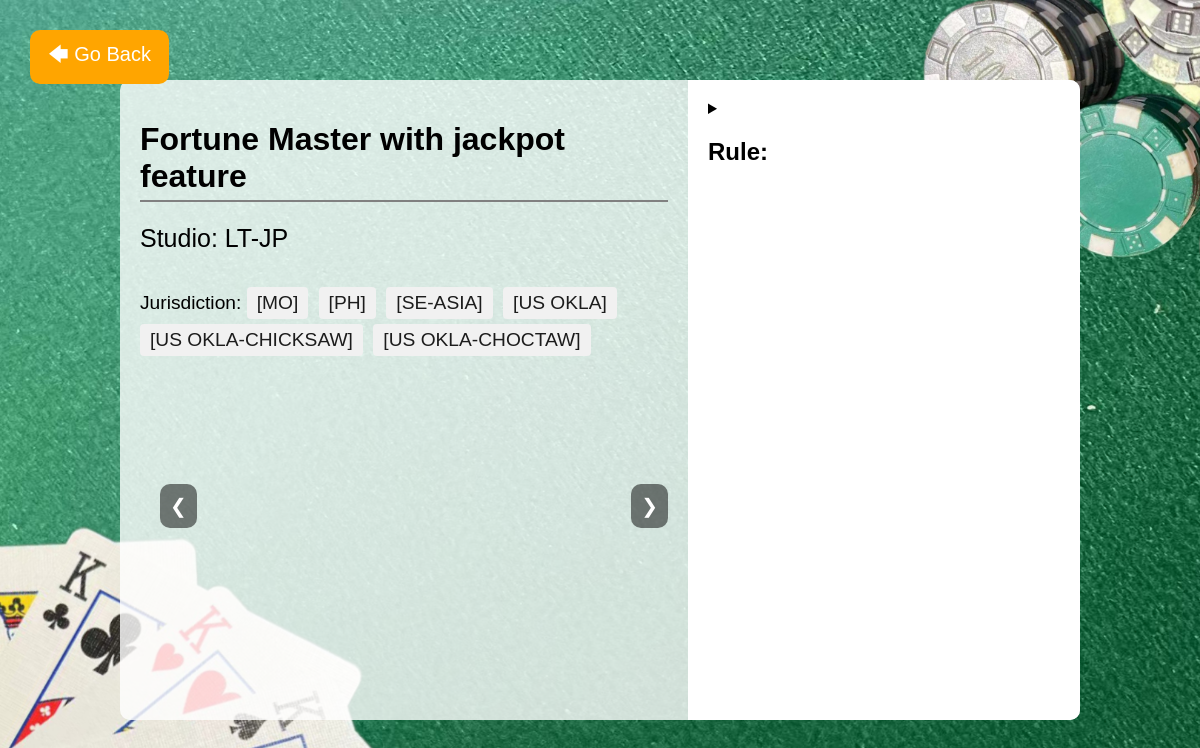
The page /35 on the database its author committed.
### try/models.py (models this page shows, shortened)
class Game(models.Model):
    brand = models.CharField(max_length=100)
    name = models.CharField(max_length=100)
    rule = models.TextField()
    link = models.URLField(null=True, blank=True)
    TYPE_CHOICES = [
        ('ETG', 'ETG'),
        ('SLOT', 'Slot'),
    ]
    type = models.CharField(max_length=100, choices=TYPE_CHOICES, default='SLOT')

class Jurisdiction(models.Model):
    Jurisdiction_CHOICES = [
        ('MO', 'MACAU'),
        ('PH', 'PH-PAGCOR'),
        ('SE-ASIA', 'SE-asia'),
        ('US CA-TRIBAL', 'US CA-Tribal'),
        ('US FL-PARI', 'US FL-Pari'),
        ('US FL-SEMINOLE', 'US FL-Seminole'),
        ('US OKLA', 'US OKLA'),
        ('US OKLA-CHICKSAW', 'US OKLA-Chicksaw'),
        ('US OKLA-CHOCTAW', 'US OKLA-Choctaw'),
        ('US MISSISSPPI', 'US Mississppi'),
        ('US MS CHOCTAW', 'US MS Choctaw'),
        ('PUERTO RICO', 'Puerto Rico'),
        ('US ARKANSAS', 'US Arkansas'),
        ('US NORTH-DAKOTA', 'US North-Dakota'),
        ('US NEBRASKA', 'US Nebraska'),
    ]
    jurisdiction = models.CharField(max_length=100, choices=Jurisdiction_CHOICES)
    game = models.ForeignKey(Game, on_delete=models.CASCADE)

### try/views.py (the view)
# urls.py: path('<int:game_id>', game_detail_view, name='game_detail'),
def game_detail_view(request, game_id):
    game = get_object_or_404(Game, id=game_id)
    return render(request, 'game_detail1.html', {'game': game})

### templates/game_detail1.html (shortened to what this page needs)
<!DOCTYPE html>
{% block mymessage %}
<html lang="en">
<head>
</head>
<body>
    <div>
    <button id="goBackButton">🡄 Go Back</button>
    </div>
    <div class="container">
        <div class="left-side">
            <h1>{{ game.name }}</h1>
            <div class="title">Studio: {{ game.brand }}</div>
            <p>Jurisdiction:
                {% for jurisdiction in game.jurisdiction_set.all %}
                <span class="jurisdiction-tag">[{{ jurisdiction.jurisdiction }}]</span>
                {% endfor %}
            </p>
            <div class="carousel">
                <div class="carousel-track">
                    <div class="carousel-item">
                        <iframe style= "height: 500px"src="https://www.youtube.com/embed/8oXW11PuB0c?si=mkVDXMvXwwa0NHcd" frameborder="0" allow="accelerometer; autoplay; clipboard-write; encrypted-media; gyroscope; picture-in-picture" allowfullscreen></iframe>
                    </div>
                </div>
                <div class="carousel-nav">
                    <button class="carousel-button" id="prevButton">❮</button>
                    <button class="carousel-button" id="nextButton">❯</button>
                </div>
            </div>
        </div>
        <div class="right-side">
            <details>
                <summary><h2>Rule:</h2></summary>
            </details>
        </div>
    </div>
</body>
</html>
{% endblock %}

### templates/game_detail1.html (style rules this page uses)
button { background-color:orange; border-radius: 10px; border-color:transparent; color: white; padding: 8px 16px; text-align: center; text-decoration: none; display: inline-block; font-size: 20px; margin: -50px 0px 10px 20px; transition-duration: 0.4s; cursor: pointer; }
body { margin: 0; padding: 0; font-family: Arial, sans-serif; background-size: cover; background-position: center; display: flex; justify-content: center; align-items: center; height: 100vh; background-image: url("media/background.jpg"); }
h1 { width: 100%; padding-bottom: 5px; border-bottom: 2px solid grey; }
.container { width: 80%; height: 80%; background: rgba(255, 255, 255, 0.8); display: flex; border-radius: 10px; overflow: hidden; }
.left-side, .right-side { padding: 20px; }
.left-side { width: 60%; display: flex; flex-direction: column; }
.right-side { width: 40%; background: #fff; overflow-y: auto; }
.title { font-size: 25px; margin-bottom: 15px; }
.carousel { flex-grow: 1; display: flex; align-items: center; overflow: hidden; position: relative; }
.carousel-track { display: flex; transition: transform 0.5s ease; }
.carousel-item { min-width: 100%; box-sizing: border-box; }
.carousel img, .carousel iframe { width: 100%; border-radius: 10px; }
.carousel-nav { position: absolute; top: 50%; width: 100%; display: flex; justify-content: space-between; transform: translateY(-50%); }
.carousel-button { background: rgba(0, 0, 0, 0.5); border: none; color: white; padding: 10px; cursor: pointer; }
#goBackButton { position: fixed; top: 80px; left: 10px; }
p { font-size: 1.2rem; margin-bottom: 10px; }
.jurisdiction-tag { display: inline-block; background-color: #f1f1f1; color: #1c1c1c; padding: 5px 10px; border-radius: 4px; margin-right: 5px; margin-bottom: 5px; }

### rows shown on the page
Game: name "Fortune Master with jackpot feature", brand "LT-JP"
Jurisdiction: jurisdiction "MO"
Jurisdiction: jurisdiction "PH"
Jurisdiction: jurisdiction "SE-ASIA"
Jurisdiction: jurisdiction "US OKLA"
Jurisdiction: jurisdiction "US OKLA-CHICKSAW"
Jurisdiction: jurisdiction "US OKLA-CHOCTAW"
